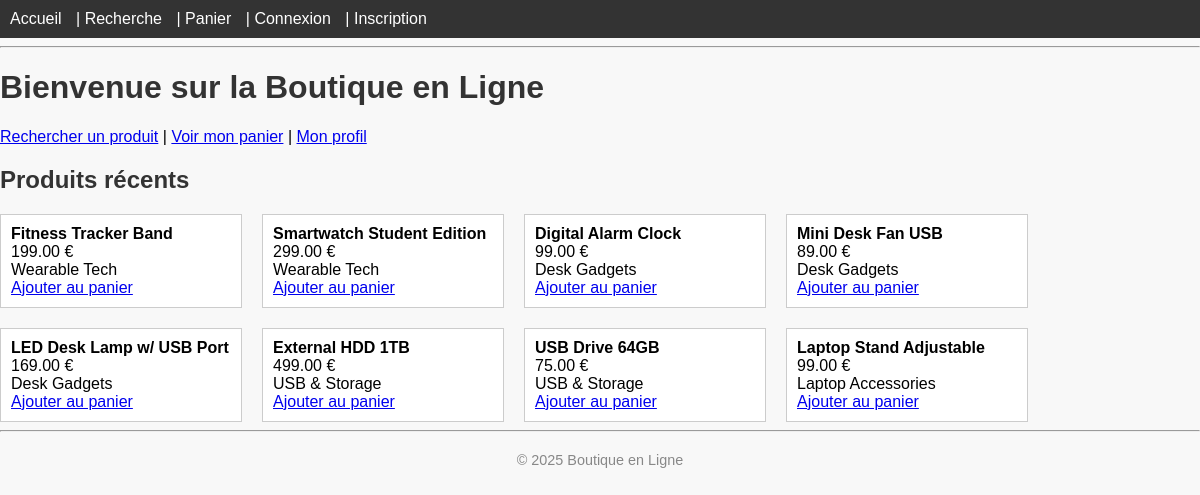
The page / on the database its author committed.
### tables this page shows
CREATE TABLE IF NOT EXISTS produits (
    id INT AUTO_INCREMENT PRIMARY KEY,
    nom VARCHAR(100),
    description TEXT,
    prix DECIMAL(10,2),
    categorie VARCHAR(50),
    image VARCHAR(255)
);

### includes/functions.php (called while the page is built, shortened)
<?php
function is_logged_in() {
    return isset($_SESSION['user_id']);
}

### index.php (the view, shortened to what this page needs)
<?php
require_once 'includes/db.php';
require_once 'includes/functions.php';
include 'includes/header.php';
$products = $pdo->query('SELECT * FROM produits ORDER BY id DESC LIMIT 8')->fetchAll();
?>
<h1>Bienvenue sur la Boutique en Ligne</h1>
<p>
    <a href="search.php">Rechercher un produit</a> |
    <a href="cart.php">Voir mon panier</a> |
    <a href="profile.php">Mon profil</a>
</p>
<h2>Produits récents</h2>
<?php if (count($products) === 0) : ?>
    <p>Aucun produit disponible.</p>
<?php else : ?>
    <div style="display:flex; flex-wrap:wrap; gap:20px;">
    <?php foreach ($products as $prod) : ?>
        <div style="border:1px solid #ccc; padding:10px; width:220px; background:#fff;">
            <strong><?= htmlspecialchars($prod['nom']) ?></strong><br>
            <span><?= number_format($prod['prix'], 2) ?> €</span><br>
            <span><?= htmlspecialchars($prod['categorie']) ?></span><br>
            <a href="cart.php?add=<?= $prod['id'] ?>">Ajouter au panier</a>
        </div>
    <?php endforeach; ?>
    </div>
<?php endif; ?>
<?php include 'includes/footer.php'; ?>

### includes/header.php (shortened to what this page needs)
<?php
require_once __DIR__ . '/functions.php';
?>
<!DOCTYPE html>
<html lang="fr">
<head>
    <link rel="stylesheet" href="assets/css/style.css">
</head>
<body>
<nav style="background:#333; color:#fff; padding:10px;">
    <a href="index.php" style="color:#fff;">Accueil</a> |
    <a href="search.php" style="color:#fff;">Recherche</a> |
    <a href="cart.php" style="color:#fff;">Panier</a>
    <?php if (is_logged_in()): ?>
        <?php if (is_admin()): ?>
            | <a href="admin/dashboard.php" style="color:#fff;">Admin</a>
        <?php else: ?>
            | <a href="profile.php" style="color:#fff;">Mon Profil</a>
        <?php endif; ?>
        | <a href="logout.php" style="color:#fff; font-weight:bold;">Déconnexion</a>
    <?php else: ?>
        | <a href="login.php" style="color:#fff;">Connexion</a>
        | <a href="register.php" style="color:#fff;">Inscription</a>
    <?php endif; ?>
</nav>
<hr>

### includes/footer.php
<hr>
<footer>
    <p>&copy; <?php echo date('Y'); ?> Boutique en Ligne</p>
</footer>
</body>
</html>

### assets/css/style.css (style rules this page uses)
body { font-family: Arial, sans-serif; background: #f8f8f8; margin: 0; padding: 0; }
nav { background: #333; color: #fff; padding: 10px; }
nav a { color: #fff; margin-right: 10px; text-decoration: none; }
h1, h2 { color: #333; }
footer { text-align: center; color: #888; font-size: 0.9em; margin: 20px 0; }

### rows shown on the page
produits: nom "Fitness Tracker Band", prix "199.00", categorie "Wearable Tech"
produits: nom "Smartwatch Student Edition", prix "299.00", categorie "Wearable Tech"
produits: nom "Digital Alarm Clock", prix "99.00", categorie "Desk Gadgets"
produits: nom "Mini Desk Fan USB", prix "89.00", categorie "Desk Gadgets"
produits: nom "LED Desk Lamp w/ USB Port", prix "169.00", categorie "Desk Gadgets"
produits: nom "External HDD 1TB", prix "499.00", categorie "USB & Storage"
produits: nom "USB Drive 64GB", prix "75.00", categorie "USB & Storage"
produits: nom "Laptop Stand Adjustable", prix "99.00", categorie "Laptop Accessories"
